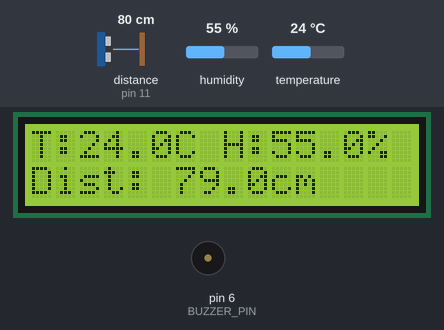
A sketch run on a simulated Arduino Uno, built with avr-gcc and run on an emulated ATmega328P. On the bench: 16×2 character LCD, buzzer (waves = sounding, pin HIGH). Wiring (inferred from the names in the program): ultrasonic range finder: trigger pin 10; echo pin 11. Inputs (shaded band) come from the test bench; at power-on: distance to the obstacle (sensor on pin 11) 80 cm, humidity 55 %, temperature 24 °C. The echo pulse lasts 58.3 µs per cm; pins used as bus, display or sensor lines are not drawn.

Above: at 1.2 s.
1.3 s: distance to the obstacle (sensor on pin 11) set to 28 cm
At 2.8 s:
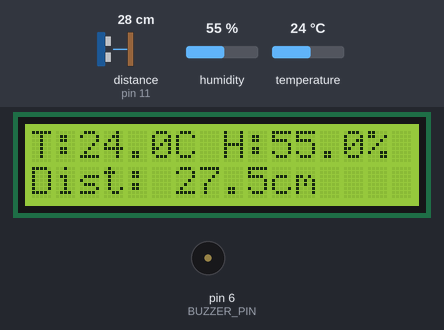
5.6 s: distance to the obstacle (sensor on pin 11) set to 23 cm
At 7.4 s:
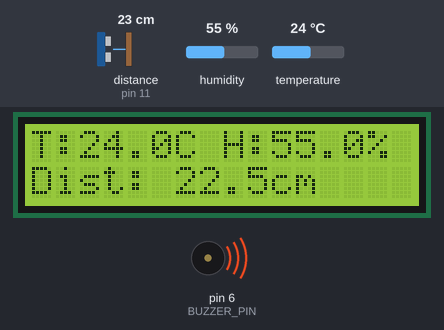
8.3 s: distance to the obstacle (sensor on pin 11) set to 120 cm
At 11.0 s:
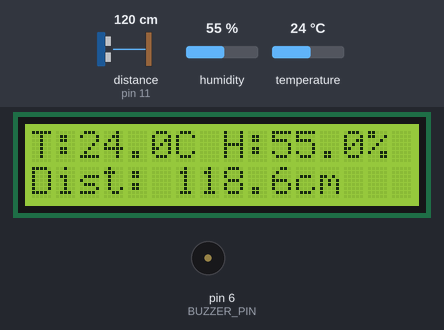
14.3 s: humidity set to 22 %
At 14.9 s:
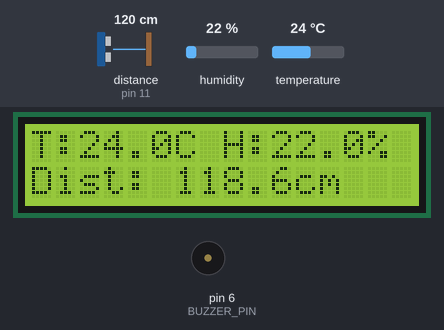
17.0 s: temperature set to 12 °C
At 18.8 s:
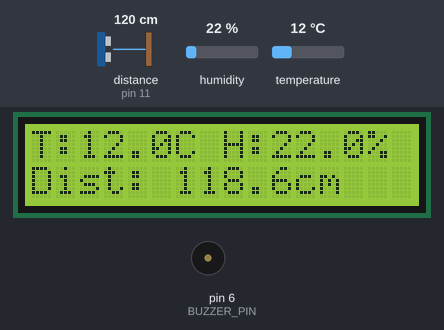
19.9 s: humidity set to 40 %
At 21.9 s:
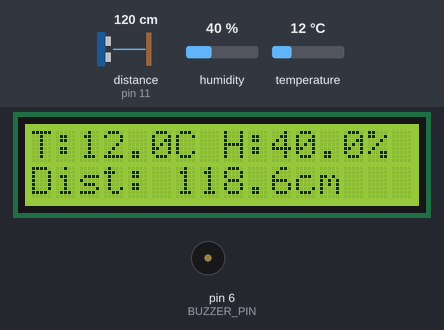
Timing chart, 0 to 23.4 s (numbered marks = the images above; inputs shaded):
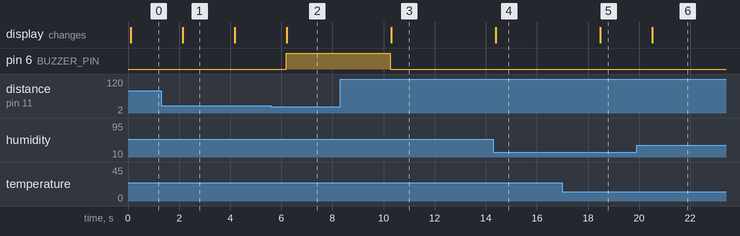

The sketch:

JSN-Display-DHT22__Buzzer_.ino
```cpp
#include <Wire.h>
#include <LiquidCrystal_I2C.h>
#include <DHT.h>

// Konfigurasi DHT22
#define DHTPIN 13
#define DHTTYPE DHT22
DHT dht(DHTPIN, DHTTYPE);

// Konfigurasi LCD I2C 2x16
#define LCD_ADDR 0x27
#define LCD_COLS 16
#define LCD_ROWS 2
LiquidCrystal_I2C lcd(LCD_ADDR, LCD_COLS, LCD_ROWS);

// Konfigurasi JSN-HC04
#define TRIG_PIN 10
#define ECHO_PIN 11

// Konfigurasi Buzzer
#define BUZZER_PIN 6

void setup() {
  Serial.begin(9600);
  dht.begin();
  lcd.init();
  lcd.backlight();
  lcd.clear();

  pinMode(TRIG_PIN, OUTPUT);
  pinMode(ECHO_PIN, INPUT);
  pinMode(BUZZER_PIN, OUTPUT);
}

void loop() {
  // ---- Baca DHT22 ----
  float temp = dht.readTemperature(); // suhu °C
  float hum = dht.readHumidity();     // kelembaban %

  if (isnan(temp) || isnan(hum)) {
    Serial.println("Gagal membaca sensor DHT22!");
    lcd.clear();
    lcd.setCursor(0,0);
    lcd.print("Sensor Error");
    delay(2000);
    return;
  }

  // ---- Baca JSN-HC04 ----
  long duration;
  float distance;

  digitalWrite(TRIG_PIN, LOW);
  delayMicroseconds(2);
  digitalWrite(TRIG_PIN, HIGH);
  delayMicroseconds(10);
  digitalWrite(TRIG_PIN, LOW);

  duration = pulseIn(ECHO_PIN, HIGH);
  distance = duration * 0.034 / 2; // cm

  // ---- Logika Buzzer ----
  if (distance < 25) {
    digitalWrite(BUZZER_PIN, HIGH); // bunyikan buzzer
  } else {
    digitalWrite(BUZZER_PIN, LOW);  // matikan buzzer
  }

  // ---- Tampilkan di LCD ----
  lcd.clear();

  // Baris 1: Suhu & Kelembaban
  lcd.setCursor(0,0);
  lcd.print("T:");
  lcd.print(temp,1);
  lcd.print("C ");
  lcd.print("H:");
  lcd.print(hum,1);
  lcd.print("%");

  // Baris 2: Jarak
  lcd.setCursor(0,1);
  lcd.print("Dist: ");
  lcd.print(distance,1);
  lcd.print("cm");

  delay(2000); // update setiap 2 detik
}
```

Measured:
- the behaviour switches between 26 and 25 cm on distance to the obstacle (sensor on pin 11) (found by bisection; images 1 and 2)
- after the input at 1.3 s, the display: changes after 0.85 s (image 1)
- after the input at 5.6 s, pin 6 (BUZZER_PIN): LOW → HIGH after 0.59 s; the display: changes after 0.62 s (image 2)
- after the input at 8.3 s, pin 6 (BUZZER_PIN): HIGH → LOW after 2.0 s; the display: changes after 2.0 s (image 3)
- after the input at 14.3 s, the display: changes after 0.09 s (image 4)
- after the input at 17.0 s, the display: changes after 1.5 s (image 5)
- after the input at 19.9 s, the display: changes after 0.62 s (image 6)
